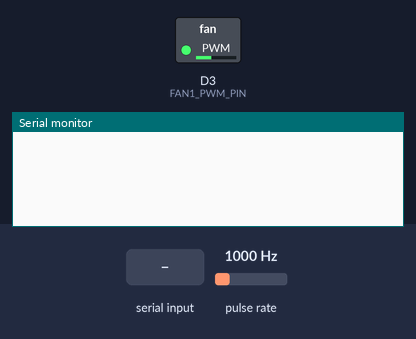
A sketch run on a simulated ESP8266 (NodeMCU). Shown: switched loads named in the sketch (green lamp = pin HIGH), the last lines printed to the serial monitor. Wiring (inferred from the names in the program): pulse sensor: data D2. Inputs (shaded band) come from the test bench; at power-on: pulse rate 1000 Hz.

Above: at 1.2 s.
1.3 s: "GET\n" received over Serial
At 2.5 s:
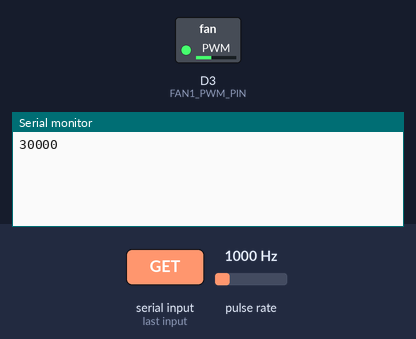
2.8 s: "90,45\n" received over Serial
At 3.8 s:
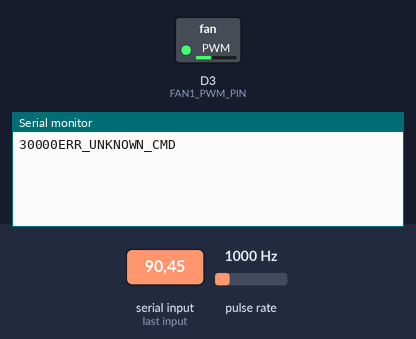

The sketch:

usb_pwm_controller.ino
```cpp
/*
 * Arduino Nano R4 USB-Controllable PWM Fan Controller
 *
 * Generates 25 kHz PWM signals to control two 5V Noctua PWM fans independently.
 * Measures RPM of both fans using hardware interrupts.
 * Exposes a lightweight request-response protocol over native USB-CDC Serial.
 *
 * Pin mapping:
 * - Fan 1 PWM: D3 (RA4M1 GPT PWM)
 * - Fan 1 Tacho: D2 (RA4M1 External Interrupt, Dedicated Channel 0)
 */

#include "pwm.h"

// Hardware Pin Definitions
const int FAN1_PWM_PIN = D3;
const int FAN1_TACHO_PIN = D2;

// PWM Output Objects
PwmOut fan1_pwm(FAN1_PWM_PIN);

// Pulse counters for RPM calculations (marked volatile as they are modified in ISRs)
volatile unsigned long fan1_pulses = 0;

// Calculated RPM values
unsigned int fan1_rpm = 0;

// PWM cache values (0-255)
int pwm1_val = 96;

// Timing tracking
unsigned long last_rpm_update = 0;
const unsigned long RPM_UPDATE_INTERVAL_MS = 1000; // Update RPM every 1s

// Serial buffer variables
char cmd_buf[64];
int cmd_len = 0;

// Interrupt Service Routines (ISRs)
void fan1_isr() {
    fan1_pulses++;
}

// Convert 0-255 PWM duty cycle to 0-100% float for the PwmOut class
float pwm_to_percent(int val) {
    if (val < 0) val = 0;
    if (val > 255) val = 255;
    return (val / 255.0f) * 100.0f;
}

void setup() {
    // 1. Initialize native USB CDC Serial
    Serial.begin(115200);

    // 2. Initialize PWM Outputs (25 kHz for PC Fans, default to 100% duty cycle for safety)
    fan1_pwm.begin(25000.0f, pwm_to_percent(pwm1_val));

    // 3. Initialize Tachometer inputs with internal Pull-up resistors
    pinMode(FAN1_TACHO_PIN, INPUT_PULLUP);

    // 4. Attach interrupts on FALLING edge (Noctua tacho pulls to GND twice per revolution)
    attachInterrupt(digitalPinToInterrupt(FAN1_TACHO_PIN), fan1_isr, FALLING);

    last_rpm_update = millis();
}

void loop() {
    unsigned long current_time = millis();

    // 1. Periodic RPM Calculation (Non-blocking)
    if (current_time - last_rpm_update >= RPM_UPDATE_INTERVAL_MS) {
        // Disable interrupts briefly to copy and reset counts atomically
        noInterrupts();
        unsigned long pulses1 = fan1_pulses;
        fan1_pulses = 0;
        interrupts();

        unsigned long elapsed_ms = current_time - last_rpm_update;

        // Noctua NF-A8 outputs 2 pulses per revolution.
        // RPM = (pulses / 2) * (60,000 / elapsed_ms)
        // Mathematically simplified: (pulses * 30,000) / elapsed_ms
        if (elapsed_ms > 0) {
            fan1_rpm = (pulses1 * 30000UL) / elapsed_ms;
        }

        last_rpm_update = current_time;
    }

    // 2. Process Incoming USB CDC Commands
    while (Serial.available() > 0) {
        char c = Serial.read();

        if (c == '\n' || c == '\r') {
            if (cmd_len > 0) {
                cmd_buf[cmd_len] = '\0';
                process_command(cmd_buf);
                cmd_len = 0;
            }
        } else if (cmd_len < sizeof(cmd_buf) - 1) {
            cmd_buf[cmd_len++] = c;
        }
    }
}

const char* set_cmd="SET PWM ";
// Command State Machine & Parsing
void process_command(char* cmd) {
    if (strcmp(cmd, "GET") == 0) {
        // Respond with current RPM speeds
        Serial.print(fan1_rpm);
    }
    else if (strncmp(cmd, set_cmd, strlen(set_cmd)) == 0) {
	int val = atoi(cmd + strlen(set_cmd));
        if (val >= 0 && val <= 255) {
            pwm1_val = val;
            fan1_pwm.pulse_perc(pwm_to_percent(pwm1_val));
            Serial.println("OK");
        } else {
            Serial.println("ERR");
        }
    }
    else {
        Serial.println("ERR_UNKNOWN_CMD");
    }
}
```

Measured:
- after the input at 1.3 s, the serial monitor: prints a new line at once (image 1)
- after the input at 2.8 s, the serial monitor: prints a new line at once (image 2)
